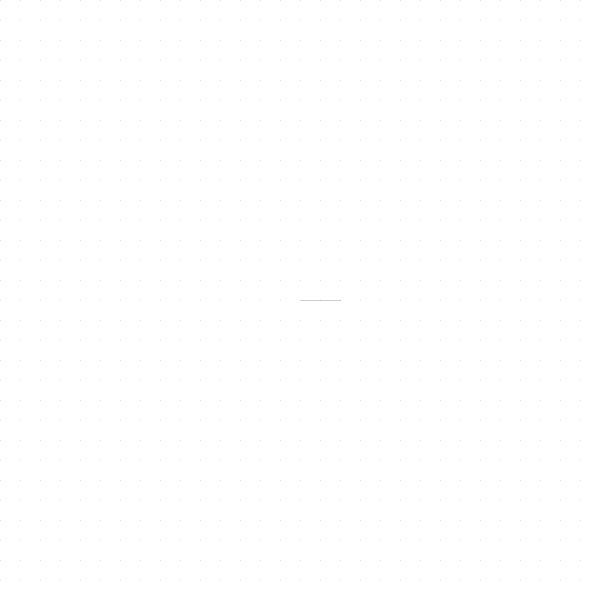
Frame 1 (no input)
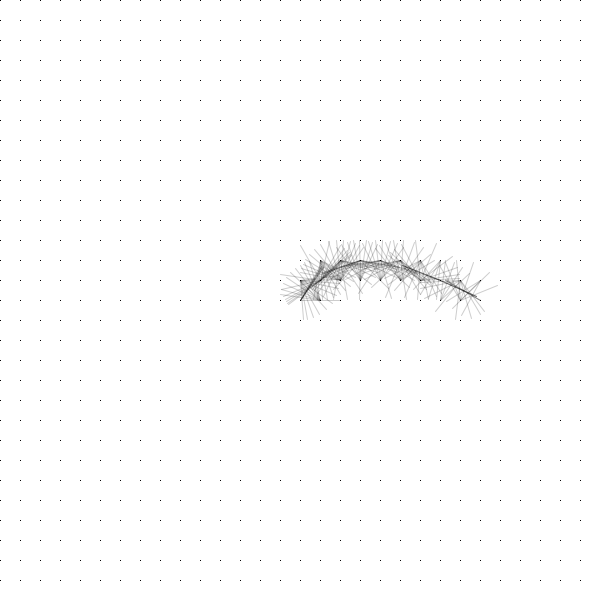
Frame 60 (the mouse pressed at the canvas centre just before this capture)
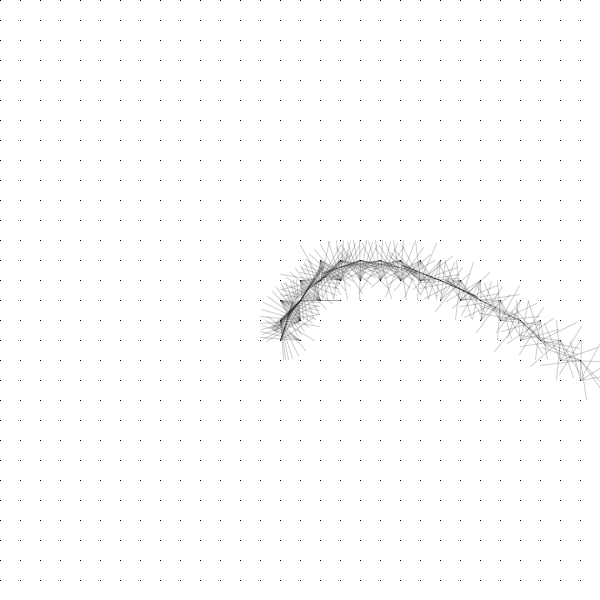
Frame 120 (the mouse held since frame 60 and released just before this capture)

The Processing sketch that drew these frames (run headless with seeded random() and noise(); from frame 60 on, the mouse is pressed at the canvas centre):

// Processing sketch: P_S4_Grid
// ── P_S4_Grid.pde
PVector ball, vel, acc;
int gridSize =30;//size of the grid
particula[][] bolas = new particula[gridSize][gridSize];

void setup() {
  size(600, 600);
  ball = new PVector(width/2, height/2);
  vel = new PVector(random(-5, 5), random(-5, 5));
  acc = new PVector(0.05, 0.08);
  for (int i = 0; i<gridSize; i++) {
    for (int j = 0; j<gridSize; j++) {
      bolas[i][j] = new particula(i*width/gridSize, j*height/gridSize);
    }
  }
  background(255);
  smooth();
}

void draw() {
  //background(255);
  for (int i = 0; i<gridSize; i++) {
    for (int j = 0; j<gridSize; j++) {
      bolas[i][j].pointTo(ball.x, ball.y, 20);
      bolas[i][j].displayLine();
    }
  }
  ball.add(vel);
  vel.add(acc);
  //Nueva particula
  if (frameCount%100==0) {
    ball.set(width/2, height/2, 0);
    vel.set(random(-5, 5), random(-5, 5));
  }
}
// ── particula.pde
//Tomas de Camino Beck
//grid for fluid dynamics tests

class particula {
  PVector position; //position on the grid
  PVector direction; //direction to point the vector
  int sw=1;//stroke Weight
  int lineLength=40;//how long to draw the lines
  float ang=0; //angle of the direction vector

  particula(float x, float y) {
    position = new PVector(x, y);
    direction = new PVector(random(-1, 1), random(-1, 1));
  }


  //function to point direction to x,y
  void pointTo(float x, float y) {
    float dist = dist(position.x, position.y, x, y);
    ang = atan2(y-position.y, x-position.x);
    direction.x = cos(ang);
    direction.y = sin(ang);
  }
  //function to point direction to x,y within a threshold
  void pointTo(float x, float y, float th) {
    float dist = dist(position.x, position.y, x, y);
    if (dist<th) {
      ang = atan2(y-position.y, x-position.x);
      direction.x = cos(ang);
      direction.y = sin(ang);
    }
    else {
      direction.x =0;
      direction.y =0;
      ang = 0.0;
    }
  }


  //display vector a a line
  void displayLine() {
    stroke(0, 50);
    strokeWeight(sw);
    float dx =position.x+direction.x*lineLength;
    float dy =position.y+direction.y*lineLength;
    line(position.x, position.y, dx, dy);
  }

}
